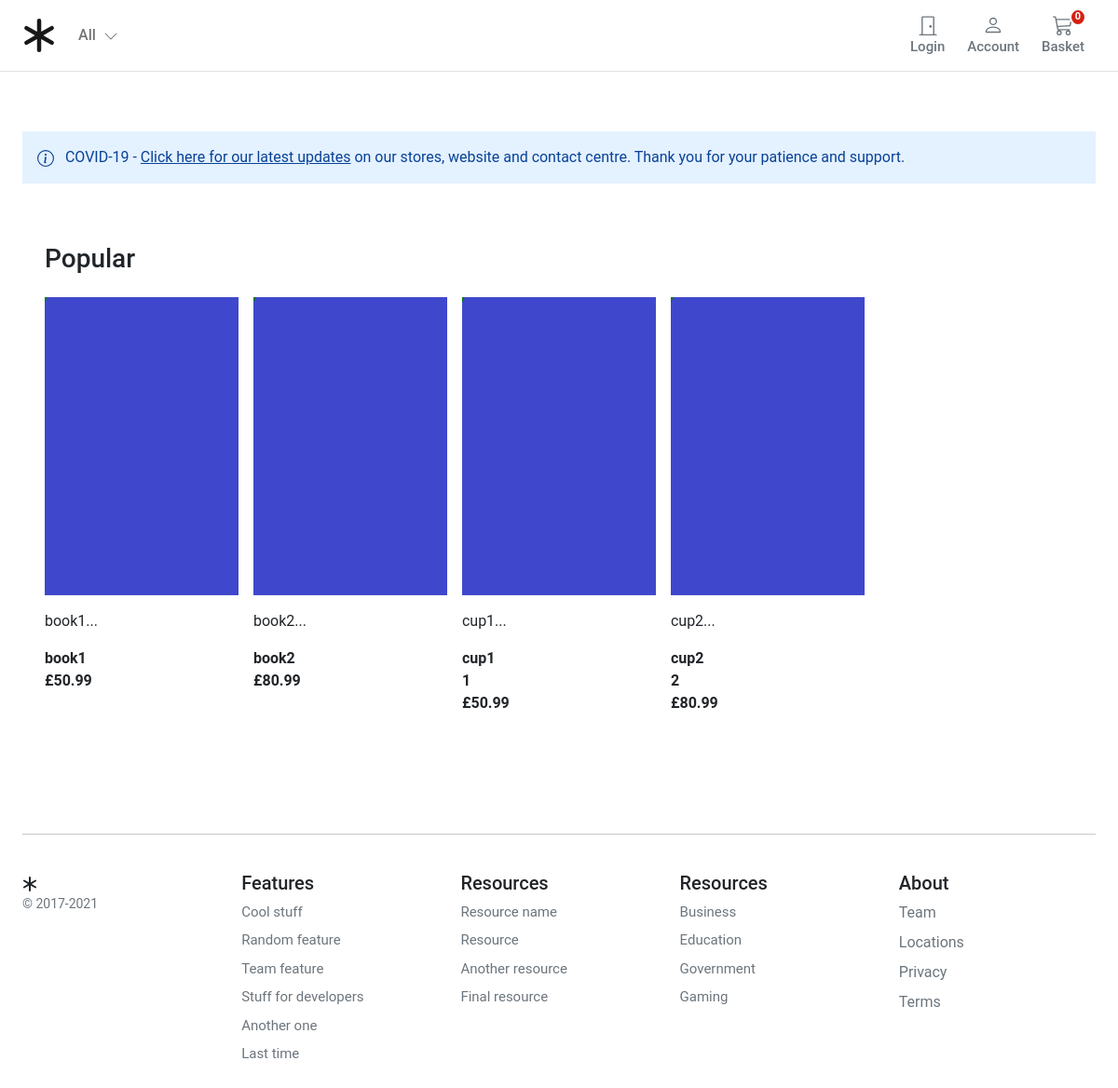
The page / on the database its author committed.
### store/models.py (models this page shows)
class Product(PolymorphicModel):
    title = models.CharField(max_length=255)
    description = models.TextField(blank=True)
    image = models.ImageField(upload_to='images/', default='images/default.png')
    slug = models.SlugField(max_length=255)
    price = models.DecimalField(max_digits=4, decimal_places=2)
    in_stock = models.BooleanField(default=True)
    is_active = models.BooleanField(default=True)
    created = models.DateTimeField(auto_now_add=True)
    updated = models.DateTimeField(auto_now=True)

class Book(Product):
    publisher = models.CharField(max_length=255)
    author = models.CharField(max_length=255)

class Product(PolymorphicModel):
    title = models.CharField(max_length=255)
    description = models.TextField(blank=True)
    image = models.ImageField(upload_to='images/', default='images/default.png')
    slug = models.SlugField(max_length=255)
    price = models.DecimalField(max_digits=4, decimal_places=2)
    in_stock = models.BooleanField(default=True)
    is_active = models.BooleanField(default=True)
    created = models.DateTimeField(auto_now_add=True)
    updated = models.DateTimeField(auto_now=True)

class Cupboard(Product):
    shelves = models.IntegerField()
    author = models.CharField(max_length=255)

### store/views.py (the view)
# urls.py: path('', views.product_all, name='store_home'),
def product_all(request):
    products = Product.objects.all()
    return render(request, 'store/index.html', {'products': products})

### basket/basket.py (called while the page is built)
    def __len__(self):
        return sum(item['qty'] for item in self.basket.values())

### basket/context_processors.py (called while the page is built)
def basket(request):
    return {'basket': Basket(request)}

### store/context_processors.py (called while the page is built)
def categories(request):
    return {
        'categories': Category.objects.all()
    }

### templates/store/index.html (shortened to what this page needs)
{% extends "base.html" %}
{% block content %}
<div class="container">
  <div class="alert alert-primary fw600 rounded-0 border-0 pb-3" role="alert">
    COVID-19 - <u>Click here for our latest updates</u> on our stores, website and contact centre. Thank you for
    your patience and support.
  </div>
  <div class="container">
    <div class="row">
      <div class="album py-5">
        <div class="pb-3">
          <h1 class="h3">Popular</h1>
        </div>
        {% if not products %}
        <div class="col-12">There are currently no products active</div>
          {% else %}
          <div class="row row-cols-1 row-cols-sm-2 row-cols-md-5 g-3">
          {% for product in products %}
          <div class="col">
            <div class="card border-0">
              <img class="img-fluid" alt="Responsive image" src="{{ product.image.url }}">
              <div class="card-body px-0">
                <p class="card-text">
                  <a class="text-dark text-decoration-none"
                    href="{{ product.get_absolute_url }}">{{ product.title|slice:":50" }}...</a>
                </p>
                <div class="fw-bold">{{product.author}}</div>
                <div class="fw-bold">{{product.shelves}}</div>
                <div class="fw-bold">£{{product.price}}</div>
              </div>
            </div>
          </div>
          {% endfor %}
        </div>
        {% endif %}
      </div>
    </div>
  </div>
  {% endblock %}

### templates/base.html (shortened to what this page needs)
{% load static %}
<!DOCTYPE html>
<html>
<head>
  <link href="https://cdn.jsdelivr.net/npm/bootstrap@5.0.0-beta1/dist/css/bootstrap.min.css" rel="stylesheet"
>
  <link rel="stylesheet" href="{% static 'core/css/base.css' %}">
  <link rel="stylesheet" href="{% block stylesheet %}{% endblock %}">
</head>
<body>
  <header class="pb-3">
    <nav class="navbar navbar-expand-md navbar-light bg-white border-bottom">
      <div class="container-fluid px-md-4">
        <div class="d-flex w-100 navbar-collapse">
          <a class="navbar-brand d-flex-inline" href="/">
          </a>
          <ul class="navbar-nav me-auto mb-2 mb-md-0">
            <li class="nav-item dropdown">
              <a class="nav-link dropdown-toggle d-none d-md-block fw500" href="#" id="navbarDropdown" role="button"
                data-bs-toggle="dropdown" aria-expanded="false">
                All
                <i class="ps-1"><svg xmlns="http://www.w3.org/2000/svg" width="16" height="16" fill="currentColor"
                    class="bi bi-chevron-down" viewBox="0 0 16 16">
                    <path fill-rule="evenodd"
                      d="M1.646 4.646a.5.5 0 0 1 .708 0L8 10.293l5.646-5.647a.5.5 0 0 1 .708.708l-6 6a.5.5 0 0 1-.708 0l-6-6a.5.5 0 0 1 0-.708z" />
                  </svg></i>
              </a>
            </li>
          </ul>
          {% if user.is_authenticated %}
          <a type="button" role="button" href=""
            class="btn btn-outline-secondary border-0 basket-btn">
            <div>
              <svg xmlns="http://www.w3.org/2000/svg" width="22" height="22" fill="currentColor"
                class="bi bi-door-closed" viewBox="0 0 16 16">
                <path
                  d="M3 2a1 1 0 0 1 1-1h8a1 1 0 0 1 1 1v13h1.5a.5.5 0 0 1 0 1h-13a.5.5 0 0 1 0-1H3V2zm1 13h8V2H4v13z" />
                <path d="M9 9a1 1 0 1 0 2 0 1 1 0 0 0-2 0z" />
              </svg>
            </div>
            <span class="fs15 fw500">Logout</span>
          </a>
          {% else %}
          <a type="button" role="button" href=""
            class="btn btn-outline-secondary border-0 basket-btn">
            <div>
              <svg xmlns="http://www.w3.org/2000/svg" width="22" height="22" fill="currentColor"
                class="bi bi-door-closed" viewBox="0 0 16 16">
                <path
                  d="M3 2a1 1 0 0 1 1-1h8a1 1 0 0 1 1 1v13h1.5a.5.5 0 0 1 0 1h-13a.5.5 0 0 1 0-1H3V2zm1 13h8V2H4v13z" />
                <path d="M9 9a1 1 0 1 0 2 0 1 1 0 0 0-2 0z" />
              </svg>
            </div>
            <span class="fs15 fw500">Login</span>
          </a>
          {% endif %}
          <a type="button" role="button" href=""
            class="btn btn-outline-secondary border-0 basket-btn">
            <div>
            </div>
            <span class="fs15 fw500">Account</span>
          </a>
          <a type="button" role="button" href="{% url "basket:basket_summary" %}"
            class="btn btn-outline-secondary border-0 basket-btn">
            {% with total_qty=basket|length %}
            <div id="basket-qty" class="basket-qty">
              {% if total_qty > 0 %}
              {{ total_qty }}
              {% else %}
              0
              {% endif %}
            </div>
            {% endwith %}
            <div>
            </div>
            <span class="fs15 fw500">Basket</span>
          </a>
        </div>
      </div>
    </nav>
  </header>
  <main class="pt-5">
    <div id="content">{% block content %} {% endblock %}</div>
  </main>
  <footer class="container py-5 footer">
    <hr>
    <div class="row pt-4">
      <div class="col-12 col-md">
        <small class="d-block mb-3 text-muted">&copy; 2017-2021</small>
      </div>
      <div class="col-6 col-md fs15">
        <h5>Features</h5>
        <ul class="list-unstyled">
          <li><a class="link-secondary text-decoration-none" href="#">Cool stuff</a></li>
          <li><a class="link-secondary text-decoration-none" href="#">Random feature</a></li>
          <li><a class="link-secondary text-decoration-none" href="#">Team feature</a></li>
          <li><a class="link-secondary text-decoration-none" href="#">Stuff for developers</a></li>
          <li><a class="link-secondary text-decoration-none" href="#">Another one</a></li>
          <li><a class="link-secondary text-decoration-none" href="#">Last time</a></li>
        </ul>
      </div>
      <div class="col-6 col-md fs15">
        <h5>Resources</h5>
        <ul class="list-unstyled">
          <li><a class="link-secondary text-decoration-none" href="#">Resource name</a></li>
          <li><a class="link-secondary text-decoration-none" href="#">Resource</a></li>
          <li><a class="link-secondary text-decoration-none" href="#">Another resource</a></li>
          <li><a class="link-secondary text-decoration-none" href="#">Final resource</a></li>
        </ul>
      </div>
      <div class="col-6 col-md fs15">
        <h5>Resources</h5>
        <ul class="list-unstyled">
          <li><a class="link-secondary text-decoration-none" href="#">Business</a></li>
          <li><a class="link-secondary text-decoration-none" href="#">Education</a></li>
          <li><a class="link-secondary text-decoration-none" href="#">Government</a></li>
          <li><a class="link-secondary text-decoration-none" href="#">Gaming</a></li>
        </ul>
      </div>
      <div class="col-6 col-md">
        <h5>About</h5>
        <ul class="list-unstyled">
          <li><a class="link-secondary text-decoration-none" href="#">Team</a></li>
          <li><a class="link-secondary text-decoration-none" href="#">Locations</a></li>
          <li><a class="link-secondary text-decoration-none" href="#">Privacy</a></li>
          <li><a class="link-secondary text-decoration-none" href="#">Terms</a></li>
        </ul>
      </div>
    </div>
  </footer>
</body>
</html>

### static/core/css/base.css (style rules this page uses)
@media (min-width: 1000px) { .container { max-width: 1000px; } }
@media (max-width: 1200px) { .container { max-width: 100%; padding:0 24px; } }
.dropdown-toggle::after { display: none; }
.alert-primary { background-color: #E4F1FF; }
html, body, p, div { letter-spacing: -0.02px; font-family: 'Roboto', sans-serif; }
.fs15 { font-size: 0.9375rem; }
.fw500 { font-weight: 500; }
.basket-qty { color: #fff; background: #d42114; border: 2px solid #fff; border-radius: 50%; text-align: center; font-size: 11px; height: 15px; width: 14px; position: absolute; box-sizing: content-box; font-weight: 600; display: flex; justify-content: center; align-items: center; top: 1px; right: 10px; }
.basket-btn { position: relative; }
.footer > div > div > ul > li { padding-bottom:8px; }

### rows shown on the page
Book: image (placeholder picture), title "book1", author "book1", price "50.99"
Book: image (placeholder picture), title "book2", author "book2", price "80.99"
Cupboard: image (placeholder picture), title "cup1", author "cup1", shelves "1", price "50.99"
Cupboard: image (placeholder picture), title "cup2", author "cup2", shelves "2", price "80.99"
